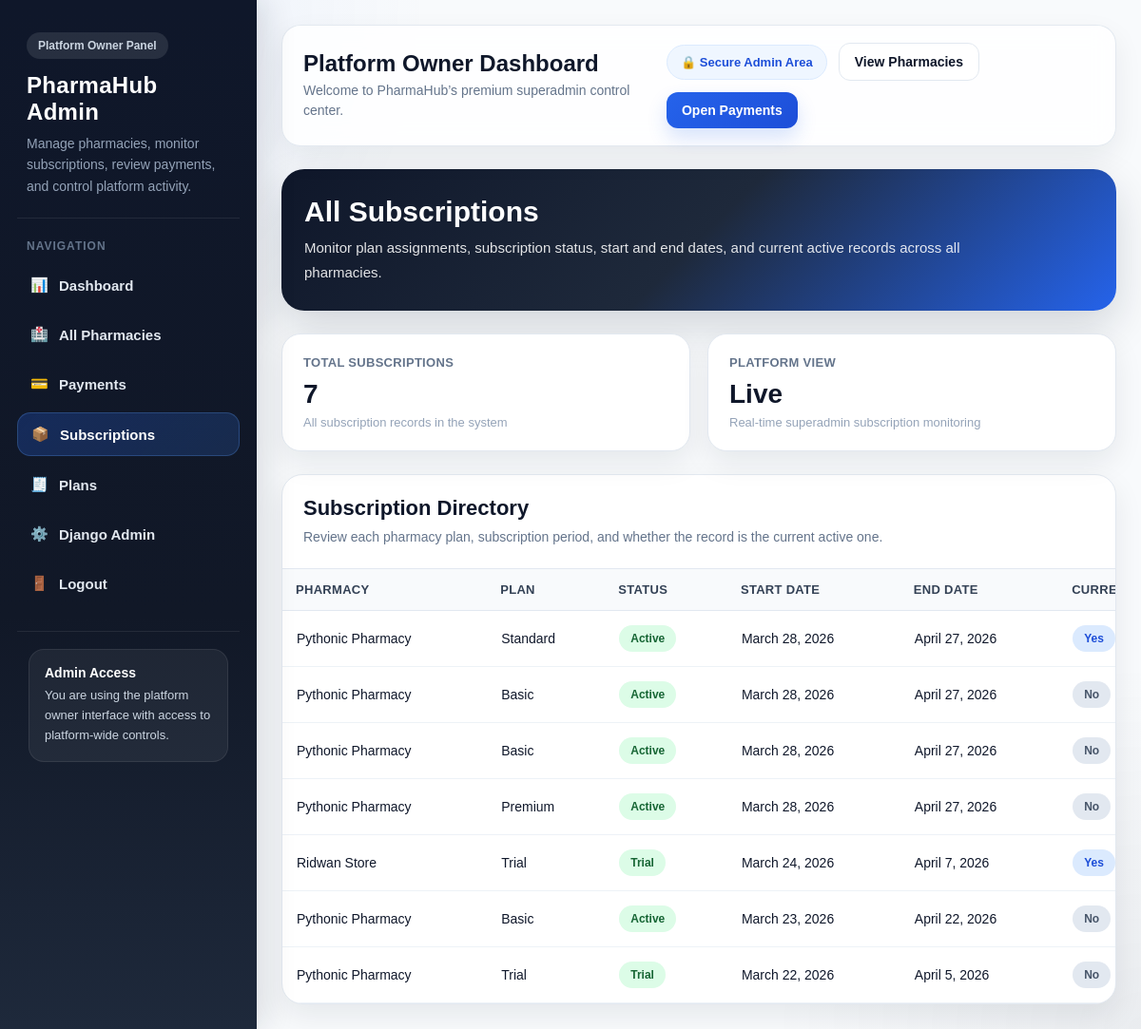
/superadmin/subscriptions/ (signed in), run on the app's committed database.
### subscriptions/models.py (models this page shows, shortened)
class Subscription(models.Model):
    STATUS_CHOICES = (
        ('trial', 'Trial'),
        ('active', 'Active'),
        ('expired', 'Expired'),
        ('pending', 'Pending'),
        ('cancelled', 'Cancelled'),
    )
    pharmacy = models.ForeignKey(
        Pharmacy,
        on_delete=models.CASCADE,
        related_name='subscriptions'
    )
    plan = models.ForeignKey(
        Plan,
        on_delete=models.SET_NULL,
        null=True,
        blank=True
    )
    status = models.CharField(max_length=20, choices=STATUS_CHOICES, default='pending')
    start_date = models.DateField()
    end_date = models.DateField()
    is_current = models.BooleanField(default=True)

class Plan(models.Model):
    BILLING_CHOICES = (
        ('monthly', 'Monthly'),
        ('yearly', 'Yearly'),
    )
    name = models.CharField(max_length=100)
    price = models.DecimalField(max_digits=12, decimal_places=2)
    billing_cycle = models.CharField(max_length=20, choices=BILLING_CHOICES, default='monthly')
    duration_days = models.PositiveIntegerField(default=30)
    max_staff = models.PositiveIntegerField(default=3)
    description = models.TextField(blank=True, null=True)
    is_active = models.BooleanField(default=True)

### pharmacies/models.py (models this page shows, shortened)
class Pharmacy(models.Model):
    name = models.CharField(max_length=255)
    email = models.EmailField(unique=True)
    phone = models.CharField(max_length=20, blank=True, null=True)
    address = models.TextField(blank=True, null=True)
    is_active = models.BooleanField(default=True)
    is_suspended_by_owner = models.BooleanField(default=False)
    suspension_reason = models.CharField(max_length=255, blank=True, null=True)
    created_at = models.DateTimeField(auto_now_add=True)
    class Meta:
        ordering = ['name']

### superadmin_panel/views.py (the view)
# urls.py: path('subscriptions/', views.subscription_list, name='admin_subscription_list'),
@superadmin_required
def subscription_list(request):
    subscriptions = Subscription.objects.select_related('pharmacy', 'plan').order_by('-id')
    return render(request, 'superadmin_panel/subscription_list.html', {
        'subscriptions': subscriptions
    })

### templates/superadmin_panel/subscription_list.html (shortened to what this page needs)
{% extends 'superadmin_panel/superadmin_base.html' %}
{% block content %}
<div class="page-hero">
    <h2>All Subscriptions</h2>
    <p>
        Monitor plan assignments, subscription status, start and end dates, and current active records across all pharmacies.
    </p>
</div>
<div class="stats-row">
    <div class="stat-card">
        <div class="label">Total Subscriptions</div>
        <div class="value">{{ subscriptions|length }}</div>
        <div class="note">All subscription records in the system</div>
    </div>
    <div class="stat-card">
        <div class="label">Platform View</div>
        <div class="value">Live</div>
        <div class="note">Real-time superadmin subscription monitoring</div>
    </div>
</div>
<div class="table-card">
    <div class="table-header">
        <h3>Subscription Directory</h3>
        <p>Review each pharmacy plan, subscription period, and whether the record is the current active one.</p>
    </div>
    <div class="table-responsive">
        <table class="subscription-table">
            <thead>
                <tr>
                    <th>Pharmacy</th>
                    <th>Plan</th>
                    <th>Status</th>
                    <th>Start Date</th>
                    <th>End Date</th>
                    <th>Current</th>
                </tr>
            </thead>
            <tbody>
                {% for subscription in subscriptions %}
                <tr>
                    <td>{{ subscription.pharmacy.name }}</td>
                    <td>
                        {% if subscription.plan %}
                            {{ subscription.plan.name }}
                        {% else %}
                            Trial
                        {% endif %}
                    </td>
                    <td>
                        {% if subscription.status == 'active' %}
                            <span class="status-badge status-active">Active</span>
                        {% elif subscription.status == 'trial' %}
                            <span class="status-badge status-trial">Trial</span>
                        {% elif subscription.status == 'pending' %}
                            <span class="status-badge status-pending">Pending</span>
                        {% elif subscription.status == 'suspended' %}
                            <span class="status-badge status-suspended">Suspended</span>
                        {% else %}
                            <span class="status-badge status-expired">{{ subscription.status }}</span>
                        {% endif %}
                    </td>
                    <td>{{ subscription.start_date }}</td>
                    <td>{{ subscription.end_date }}</td>
                    <td>
                        {% if subscription.is_current %}
                            <span class="status-badge current-yes">Yes</span>
                        {% else %}
                            <span class="status-badge current-no">No</span>
                        {% endif %}
                    </td>
                </tr>
                {% empty %}
                <tr>
                    <td colspan="6" class="empty">No subscriptions found.</td>
                </tr>
                {% endfor %}
            </tbody>
        </table>
    </div>
</div>
{% endblock %}

### templates/superadmin_panel/superadmin_base.html (style rules this page uses)
* { margin: 0; padding: 0; box-sizing: border-box; }
html, body { min-height: 100%; font-family: Arial, sans-serif; background: #f8fafc; color: #0f172a; }
body { overflow-x: hidden; }

### templates/superadmin_panel/subscription_list.html (style rules this page uses)
.page-hero { background: linear-gradient(135deg, #0f172a, #1e293b, #2563eb); border-radius: 24px; padding: 28px 24px; color: #fff; margin-bottom: 24px; box-shadow: 0 18px 45px rgba(15, 23, 42, 0.16); }
.page-hero h2 { font-size: 30px; font-weight: 800; margin-bottom: 8px; }
.page-hero p { font-size: 15px; color: rgba(255,255,255,0.88); line-height: 1.7; max-width: 760px; }
.stats-row { display: grid; grid-template-columns: repeat(auto-fit, minmax(210px, 1fr)); gap: 18px; margin-bottom: 24px; }
.stat-card { background: #fff; border-radius: 20px; padding: 22px; box-shadow: 0 12px 30px rgba(15,23,42,0.08); border: 1px solid #e2e8f0; }
.stat-card .label { font-size: 13px; font-weight: 700; color: #64748b; margin-bottom: 10px; text-transform: uppercase; letter-spacing: 0.3px; }
.stat-card .value { font-size: 28px; font-weight: 800; color: #0f172a; margin-bottom: 6px; }
.stat-card .note { font-size: 13px; color: #94a3b8; }
.table-card { background: #fff; border-radius: 22px; box-shadow: 0 12px 30px rgba(15,23,42,0.08); border: 1px solid #e2e8f0; overflow: hidden; }
.table-header { padding: 22px; border-bottom: 1px solid #e2e8f0; }
.table-header h3 { font-size: 22px; font-weight: 800; color: #0f172a; margin-bottom: 6px; }
.table-header p { font-size: 14px; color: #64748b; line-height: 1.6; }
.table-responsive { width: 100%; overflow-x: auto; }
.subscription-table { width: 100%; border-collapse: collapse; min-width: 950px; }
.subscription-table th { background: #f8fafc; padding: 14px; font-size: 13px; text-transform: uppercase; color: #334155; border-bottom: 1px solid #e2e8f0; text-align: left; letter-spacing: 0.3px; }
.subscription-table td { padding: 15px; border-bottom: 1px solid #edf2f7; font-size: 14px; color: #0f172a; vertical-align: middle; }
.status-badge { display: inline-block; padding: 7px 12px; border-radius: 999px; font-size: 12px; font-weight: 700; text-transform: capitalize; }
.status-active, .status-trial { background: #dcfce7; color: #166534; }
.current-yes { background: #dbeafe; color: #1d4ed8; }
.current-no { background: #e2e8f0; color: #475569; }

### data on the page
Subscription: pharmacy.name "Pythonic Pharmacy", plan.name "Standard", status "Active", start_date "March 28, 2026", end_date "April 27, 2026", is_current "Yes"
Subscription: pharmacy.name "Pythonic Pharmacy", plan.name "Basic", status "Active", start_date "March 28, 2026", end_date "April 27, 2026", is_current "No"
Subscription: pharmacy.name "Pythonic Pharmacy", plan.name "Basic", status "Active", start_date "March 28, 2026", end_date "April 27, 2026", is_current "No"
Subscription: pharmacy.name "Pythonic Pharmacy", plan.name "Premium", status "Active", start_date "March 28, 2026", end_date "April 27, 2026", is_current "No"
Subscription: pharmacy.name "Ridwan Store", shows "Trial", status "Trial", start_date "March 24, 2026", end_date "April 7, 2026", is_current "Yes"
Subscription: pharmacy.name "Pythonic Pharmacy", plan.name "Basic", status "Active", start_date "March 23, 2026", end_date "April 22, 2026", is_current "No"
Subscription: pharmacy.name "Pythonic Pharmacy", shows "Trial", status "Trial", start_date "March 22, 2026", end_date "April 5, 2026", is_current "No"

### other printed values
{{ subscriptions|length }} "7"
